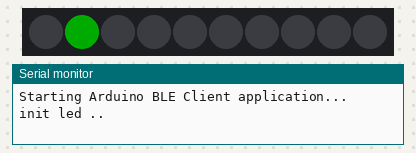
Recording of a sketch running on a simulated Arduino Uno, built with avr-gcc and run on an emulated ATmega328P. Parts: 10 RGB LEDs in strip order, left to right, the last lines printed to the serial monitor. Dim RGB values are drawn brighter than linear.

Above: at 3.01 s.
At 3.5 s:
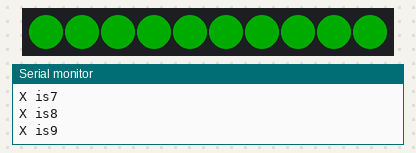

The sketch:

Ps4_and_lightstrip.ino
```cpp
#include <FastLED.h>

FASTLED_USING_NAMESPACE

// FastLED "100-lines-of-code" demo reel, showing just a few
// of the kinds of animation patterns you can quickly and easily
// compose using FastLED.
//
// This example also shows one easy way to define multiple
// animations patterns and have them automatically rotate.
//
// -Mark Kriegsman, December 2014


#define DATA_PIN    1
//#define CLK_PIN   4
#define LED_TYPE    WS2812B
#define COLOR_ORDER GRB
#define NUM_LEDS    10
CRGB leds[NUM_LEDS];

#define BRIGHTNESS          96
#define FRAMES_PER_SECOND  120
int index3;
CRGB currentPalette;
void setup()
{
 Serial.begin(9600);
  Serial.println("Starting Arduino BLE Client application...");
  index3 =0;
currentPalette = CRGB::Green;
  //FastLED
    delay(3000); // 3 second delay for recovery
  Serial.println("init led ..");
  // tell FastLED about the LED strip configuration
  FastLED.addLeds<LED_TYPE,DATA_PIN,COLOR_ORDER>(leds, NUM_LEDS).setCorrection(TypicalLEDStrip);
  //FastLED.addLeds<LED_TYPE,DATA_PIN,CLK_PIN,COLOR_ORDER>(leds, NUM_LEDS).setCorrection(TypicalLEDStrip);

  // set master brightness control
  FastLED.setBrightness(BRIGHTNESS);
  Serial.println("finished");
}

void loop()
{
  index3++;
  if(index3 == NUM_LEDS)
  {
    index3 = 0;
    //leds[NUM_LEDS-1] = CRGB::Black;
  }
  else
  {
    //leds[index3-1] = CRGB::Black;
  }
  leds[index3] = CRGB::Green;
  FastLED.show();
  delay(50);
  // Now turn the LED off, then pause
  Serial.print("X is");
  Serial.println(index3);
}
```
